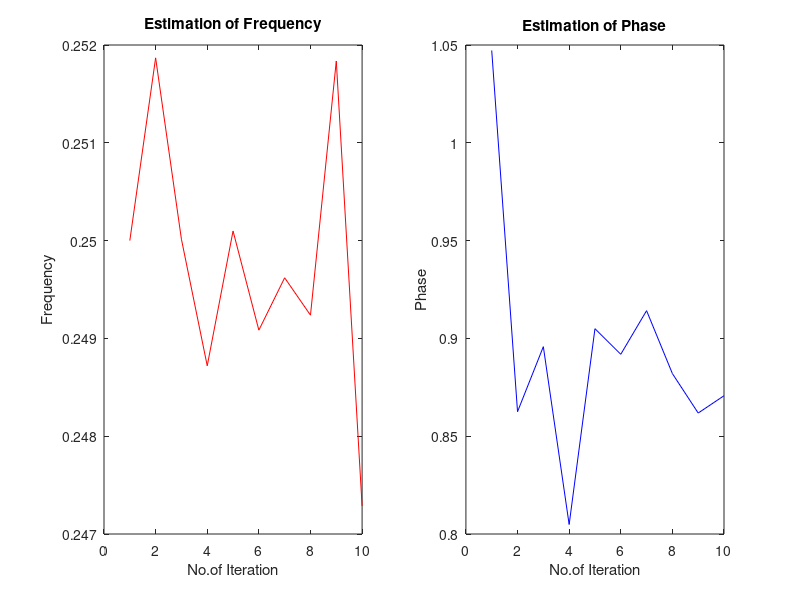

Here is the MATLAB script that generated this plot:
%Task 2

clear all;
close all;

M = 2;
A = 1;
variance = 0.001; 
fo = 1/4; 
phase = pi/3; 
Iteration = 10;
n = -M:1:M;

freq_estimation = zeros(1,Iteration); 
phase_estimation = zeros(1,Iteration);

for i=1:Iteration
    wn = sqrt(variance)*randn(1,2*M+1); % Zero Mean Additive White Gaussian noice N(0, var)
    xn = A*cos(2*pi*fo*n + phase) + wn; % Signal
 
    if(i == 1)
        freq_estimation(i) = fo; % Initial Frequency Estimate 
        phase_estimation(i) = phase; % Initial Phase Estimate
    else
        for y=-M:1:M
            freq_estimation(i) = freq_estimation(i) + y*xn(y+M+1)*sin(2*pi*freq_estimation(i-1)*y + phase_estimation(i-1)); %Frequency Accumilate
            phase_estimation(i) = phase_estimation(i) + xn(y+M+1)*sin(2*pi*freq_estimation(i-1)*y + phase_estimation(i-1)); %Phase Accumilate
        end

        freq_estimation(i) = freq_estimation(i-1) - freq_estimation(i)*3/(4*pi*(M^3)); % substract from estimate of Previous Iteration
        phase_estimation(i) = phase_estimation(i-1) - phase_estimation(i)/M; % substract from estimate of Previous Iteration
    end 
end
subplot(1,2,1); 
plot([1:Iteration],freq_estimation,'color',[1,0,0]); 
xlabel('No.of Iteration'); 
ylabel('Frequency'); 
title('Estimation of Frequency');

subplot(1,2,2); 
plot([1:Iteration],phase_estimation,'b'); 
xlabel('No.of Iteration'); 
ylabel('Phase');
title('Estimation of Phase');